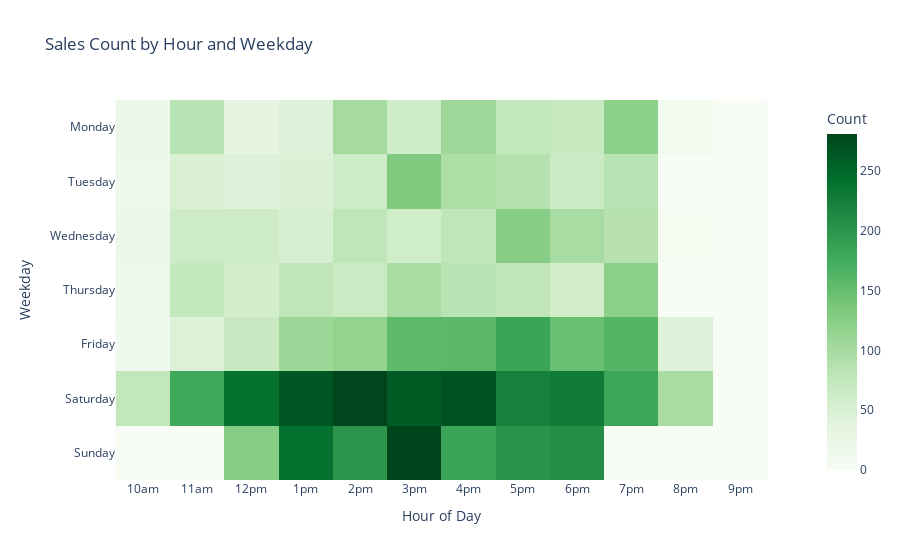

Notebook source saved alongside this figure:
### Code cell
# Show the heatmap
heatmap_fig.show()

### Figure 1 — Plotly figure (JSON) as saved in the notebook; plotly's stock layout.template omitted (floating-point values rounded to 4 significant figures)
{"data": [{"coloraxis": "coloraxis", "hovertemplate": "Hour of Day: %{x}<br>Weekday: %{y}<br>Count: %{z}<extra></extra>", "name": "0", "type": "heatmap", "x": ["10am", "11am", "12pm", "1pm", "2pm", "3pm", "4pm", "5pm", "6pm", "7pm", "8pm", "9pm"], "xaxis": "x", "y": ["Monday", "Tuesday", "Wednesday", "Thursday", "Friday", "Saturday", "Sunday"], "yaxis": "y", "z": [[24, 84, 33, 44, 101, 61, 108, 73, 71, 122, 10, 0], [19, 49, 43, 47, 62, 131, 95, 86, 68, 84, 0, 0], [24, 63, 64, 52, 78, 60, 78, 125, 99, 85, 6, 0], [19, 73, 56, 78, 68, 97, 84, 78, 59, 121, 0, 0], [14, 46, 69, 109, 116, 154, 157, 183, 148, 162, 44, 1], [75, 179, 240, 265, 280, 261, 269, 222, 230, 182, 98, 0], [0, 0, 125, 240, 199, 281, 183, 203, 208, 0, 0, 0]]}], "layout": {"coloraxis": {"colorbar": {"title": {"text": "Count"}}, "colorscale": [[0, "rgb(247,252,245)"], [0.125, "rgb(229,245,224)"], [0.25, "rgb(199,233,192)"], [0.375, "rgb(161,217,155)"], [0.5, "rgb(116,196,118)"], [0.625, "rgb(65,171,93)"], [0.75, "rgb(35,139,69)"], [0.875, "rgb(0,109,44)"], [1, "rgb(0,68,27)"]]}, "title": {"text": "Sales Count by Hour and Weekday"}, "xaxis": {"anchor": "y", "constrain": "domain", "domain": [0, 1], "scaleanchor": "y", "title": {"text": "Hour of Day"}}, "yaxis": {"anchor": "x", "autorange": "reversed", "constrain": "domain", "domain": [0, 1], "title": {"text": "Weekday"}}}}
